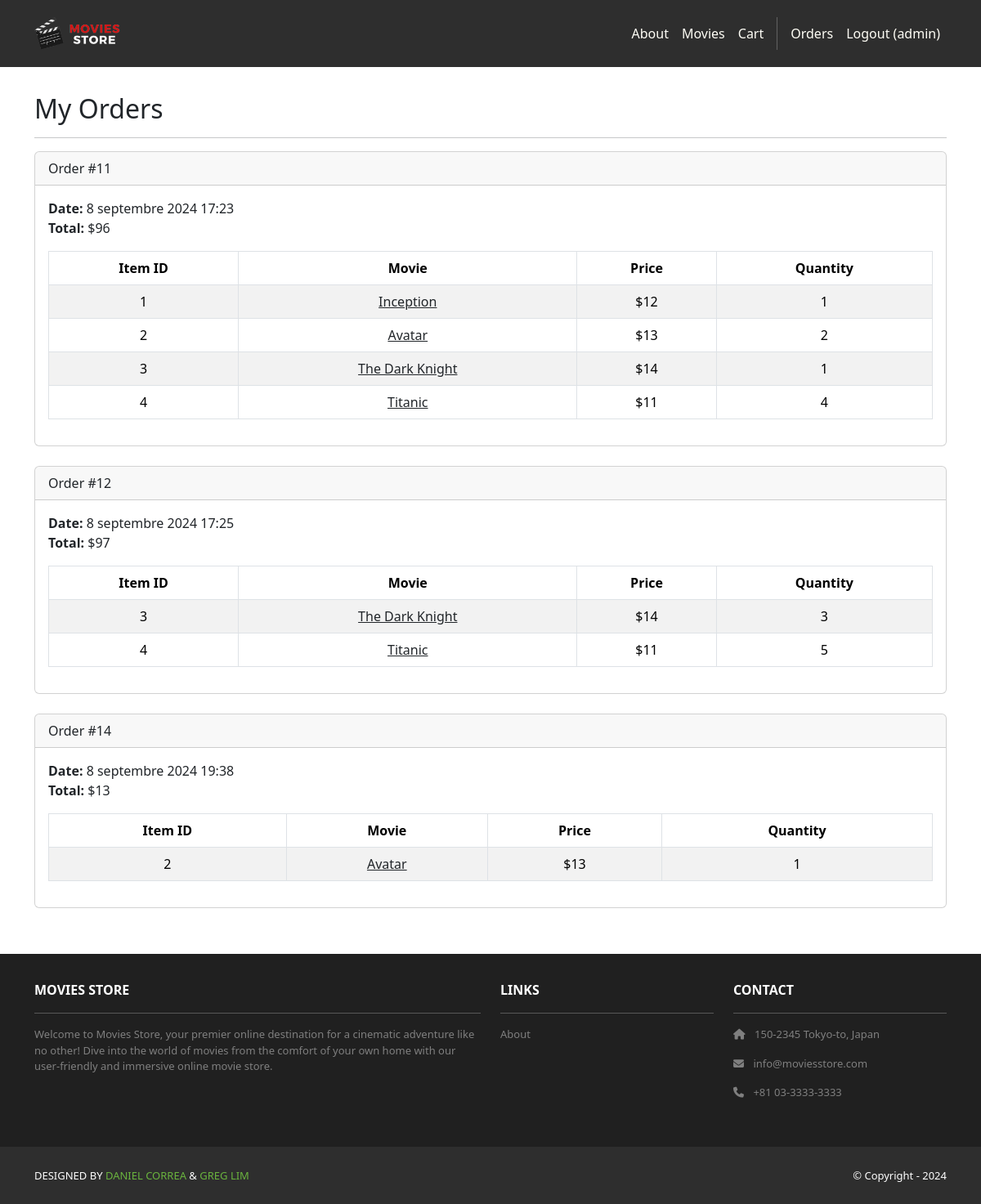
Page /accounts/orders/ (signed in) on the committed database.
### cart/models.py (models this page shows, shortened)
class Order(models.Model):
    id = models.AutoField(primary_key=True)
    total = models.IntegerField()
    date = models.DateTimeField(auto_now_add=True)
    user = models.ForeignKey(User, on_delete=models.CASCADE)

class Item(models.Model):
    id = models.AutoField(primary_key=True)
    price = models.IntegerField()
    quantity = models.IntegerField()
    order = models.ForeignKey(Order, on_delete=models.CASCADE)
    movie = models.ForeignKey(Movie, on_delete=models.CASCADE)

### movies/models.py (models this page shows, shortened)
class Movie(models.Model):
    id = models.AutoField(primary_key=True)
    name = models.CharField(max_length=255)
    price = models.IntegerField()
    description = models.TextField()
    image = models.ImageField(upload_to='movie_images/')

### accounts/views.py (the view)
# urls.py: path('orders/', views.orders, name='accounts.orders'),
@login_required
def orders(request):
    template_data = {}
    template_data['title'] = 'Orders'
    template_data['orders'] = request.user.order_set.all()
    return render(request, 'accounts/orders.html', {'template_data': template_data})

### accounts/templates/accounts/orders.html
{% extends 'base.html' %}
{% block content %}
<div class="p-3">
  <div class="container">
    <div class="row mt-3">
      <div class="col mx-auto mb-3">
        <h2>My Orders</h2>
        <hr />
        {% for order in template_data.orders %}
        <div class="card mb-4">
          <div class="card-header">
            Order #{{ order.id }}
          </div>
          <div class="card-body">
            <b>Date:</b> {{ order.date }}<br />
            <b>Total:</b> ${{ order.total }}<br />
            <table class="table table-bordered table-striped text-center mt-3">
              <thead>
                <tr>
                  <th scope="col">Item ID</th>
                  <th scope="col">Movie</th>
                  <th scope="col">Price</th>
                  <th scope="col">Quantity</th>
                </tr>
              </thead>
              <tbody>
                {% for item in order.item_set.all %}
                <tr>
                  <td>{{ item.movie.id }}</td>
                  <td>
                    <a class="link-dark" href="{% url 'movies.show' id=item.movie.id %}">
                      {{ item.movie.name }}
                    </a>
                  </td>
                  <td>${{ item.movie.price }}</td>
                  <td>{{ item.quantity }}</td>
                </tr>
                {% endfor %}
              </tbody>
            </table>
          </div>
        </div>
        {% endfor %}
      </div>
    </div>
  </div>
</div>
{% endblock content %}

### moviesstore/templates/base.html (shortened to what this page needs)
<!DOCTYPE html>
<html>
  {% load static %}
  <head>
    <link href="https://cdn.jsdelivr.net/npm/bootstrap@5.3.3/dist/css/bootstrap.min.css" rel="stylesheet">
    <link rel="stylesheet" href="https://cdnjs.cloudflare.com/ajax/libs/font-awesome/6.1.1/css/all.min.css">
    <link rel="stylesheet" type="text/css" href="{% static 'css/style.css' %}">
  </head>
  <body>
    <nav class="p-3 navbar navbar-dark bg-dark navbar-expand-lg">
      <div class="container">
        <a class="navbar-brand" href="{% url 'home.index' %}">
          <img src="{% static 'img/logo.png' %}" alt="logo" height="40" />
        </a>
        <div class="collapse navbar-collapse" id="navbarNavAltMarkup">
          <div class="navbar-nav ms-auto navbar-ml">
            <a class="nav-link" href="{% url 'home.about' %}">About</a>
            <a class="nav-link" href="{% url 'movies.index' %}">Movies</a>
            <a class="nav-link" href="{% url 'cart.index' %}">Cart</a>
            {% if user.is_authenticated %}
            <a class="nav-link" href="{% url 'accounts.orders' %}">Orders</a>
            <a class="nav-link" href="{% url 'accounts.logout' %}">Logout ({{ user.username }})</a>
            {% else %}
            <a class="nav-link" href="{% url 'accounts.login' %}">Login</a>
            <a class="nav-link" href="{% url 'accounts.signup' %}">Sign Up</a>
            {% endif %}
          </div>
        </div>
      </div>
    </nav>
    <div>
      {% block content %}
      {% endblock content %}
    </div>
    <section class="p-3 ms-footer d-none d-md-block">
      <div class="container">
        <div class="row mt-3 text-white">
          <div class="col-md-6 col-lg-6 col-xl-6 mx-auto mb-4">
            <b>MOVIES STORE</b>
            <hr />
            <p>Welcome to Movies Store, your premier online destination for a cinematic
              adventure like no other! Dive into the world of movies from the comfort of your own home with our user-friendly
              and immersive online movie store.</p>
          </div>
          <div class="col-md-3 col-lg-3 col-xl-3 mx-auto mb-4">
            <b>LINKS</b>
            <hr />
            <p><a class="nav-link" href="{% url 'home.about' %}">About</a></p>
          </div>
          <div class="col-md-3 col-lg-3 col-xl-3 mx-auto mb-4">
            <b>CONTACT</b>
            <hr />
            <p><i class="fas fa-home me-2"></i> 150-2345 Tokyo-to, Japan</p>
            <p><i class="fas fa-envelope me-2"></i> info@moviesstore.com</p>
            <p><i class="fas fa-phone me-2"></i> +81 03-3333-3333</p>
          </div>
        </div>
      </div>
    </section>
    <section class="p-3 ms-footer-bottom bg-dark">
      <div class="container d-flex justify-content-between">
        <div class="me-5 text-white">
          <span>DESIGNED BY <a href="https://www.x.com/danielgarax" target="_blank">DANIEL CORREA</a> &
            <a href="https://www.x.com/greglim81" target="_blank">GREG LIM</a>
          </span>
        </div>
        <div class="text-white">
          <span>© Copyright - 2024</span>
        </div>
      </div>
    </section>
  </body>
</html>

### moviesstore/static/css/style.css (style rules this page uses)
.navbar a.nav-link { color: #FFFEF6 !important; }
.bg-dark { background-color: #2E2E2E !important; }
.ms-footer { background-color: #202020; }
.ms-footer p { color: #7F7F7F; font-size: 13px; }
.ms-footer-bottom span { font-size: 13px; line-height: 38px; }
.ms-footer-bottom a { color: #6ab43e; text-decoration: none; }

### rows in the picture
Order: id "11", date "8 septembre 2024 17:23", total "96"
Item: movie.id "1", movie.name "Inception", movie.price "12", quantity "1"
Item: movie.id "2", movie.name "Avatar", movie.price "13", quantity "2"
Item: movie.id "3", movie.name "The Dark Knight", movie.price "14", quantity "1"
Item: movie.id "4", movie.name "Titanic", movie.price "11", quantity "4"
Order: id "12", date "8 septembre 2024 17:25", total "97"
Item: movie.id "3", movie.name "The Dark Knight", movie.price "14", quantity "3"
Item: movie.id "4", movie.name "Titanic", movie.price "11", quantity "5"
Order: id "14", date "8 septembre 2024 19:38", total "13"
Item: movie.id "2", movie.name "Avatar", movie.price "13", quantity "1"

### other values in the picture
{{ user.username }} "admin"
